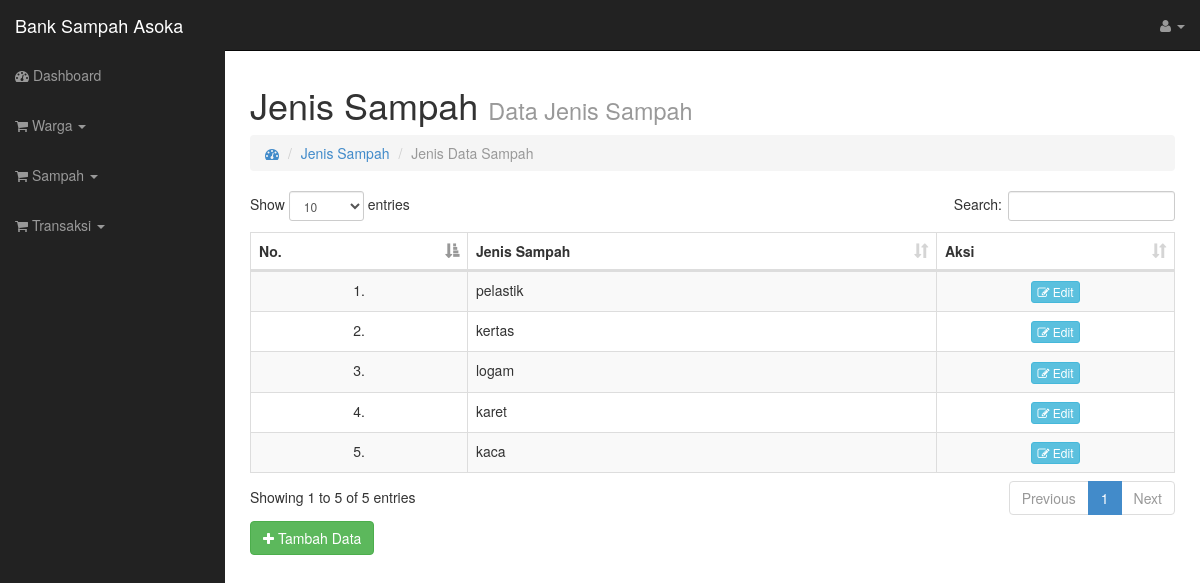
Screenshot of /home_admin.php?page=jenis_sampah with the database file from the repository.
### tables this page shows
CREATE TABLE `jenis_sampah` (
  `id_jn_sampah` int(11) NOT NULL,
  `nm_jn_sampah` varchar(20) NOT NULL
);

### models/sampah/m_jn_sampah.php (called while the page is built, shortened)
<?php
class Jenis_Sampah {
  private $mysqli;
  function __construct($conn) {
    $this->mysqli = $conn;
  }
  public function tampil($id_jn_sampah = null) {
    $db = $this->mysqli->conn;
    $sql = "SELECT * FROM jenis_sampah";
    $query = $db->query($sql) or die ($db->error);
    return $query;
  }
}
 ?>

### views/jenis_sampah.php (the view, shortened to what this page needs)
<?php
include "models/sampah/m_jn_sampah.php";
$js = new Jenis_Sampah($connection);
if (@$_GET['act'] == '') {
 ?>
<div class="row">
  <div class="col-lg-12">
    <h1>Jenis Sampah <small>Data Jenis Sampah</small></h1>
    <ol class="breadcrumb">
      <li><a href=""><i class="fa fa-dashboard"></i></a></li>
      <li><a href="">Jenis Sampah</a></li>
      <li class="active">Jenis Data Sampah</li>
    </ol>
  </div>
</div>
<div class="row">
  <div class="col-lg-12">
    <div class="table-responsive">
      <table class="table table-bordered table-hover table-striped" id="datatables">
        <thead>
          <tr>
            <th>No.</th>
            <th>Jenis Sampah</th>
            <th>Aksi</th>
          </tr>
        </thead>
        <tbody>
          <?php
          $no = 1;
          $tampil = $js->tampil();
          while($data = $tampil->fetch_object()) {
           ?>
          <tr>
            <td align="center"><?php echo $no++."."; ?></td>
            <td><?php echo $data->nm_jn_sampah; ?></td>
            <td align="center">
              <a id="edit_js" data-toggle="modal" data-target="#edit" data-id_nm_sampah="<?php echo $data->id_nm_sampah; ?>" data-nm_jn_sampah="<?php echo $data->nm_jn_sampah; ?>" data-id_jn_sampah="<?php echo $data->id_jn_sampah; ?>">
                <button class="btn btn-info btn-xs"><i class="fa fa-edit"></i> Edit</button></a>
            </td>
          </tr>
          <?php } ?>
        </tbody>
      </table>
    </div>
    <a class="btn btn-success" data-toggle="modal" data-target="#tambah" style="margin-button: 5px;"><i class="fa fa-plus"></i> Tambah Data</a>
  </div>
</div>
<?php } ?>

### assets/css/sb-admin.css (style rules this page uses)
body { margin-top: 50px; }

### rows the page displays
jenis_sampah: nm_jn_sampah "pelastik"
jenis_sampah: nm_jn_sampah "kertas"
jenis_sampah: nm_jn_sampah "logam"
jenis_sampah: nm_jn_sampah "karet"
jenis_sampah: nm_jn_sampah "kaca"
